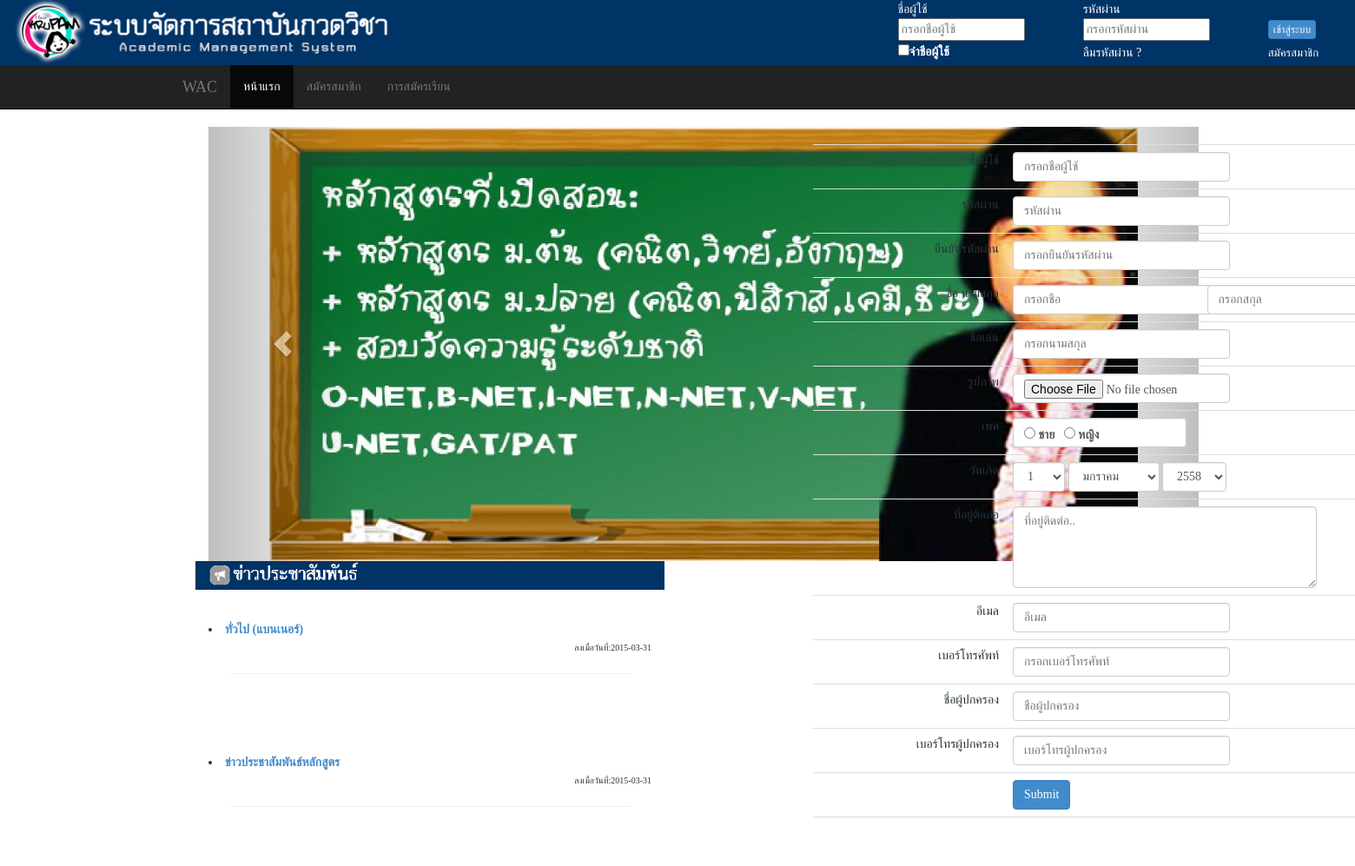
The app's page /index2.php with its own data.
### tables this page shows
CREATE TABLE `news` (
  `news_id` int(4) NOT NULL auto_increment,
  `title_news` varchar(50) NOT NULL,
  `news_type` varchar(255) NOT NULL,
  `content` varchar(100) NOT NULL,
  `banner` varchar(200) NOT NULL,
  `news_date` date NOT NULL,
  PRIMARY KEY  (`news_id`)
);

### news_show.php (the view, shortened to what this page needs)
<div class="table-responsive">
  <table width="100%" height="306px" border="0" align="right" cellpadding="2" cellspacing="2">
  <?php
  	$sql="select * from news order by news_id DESC";
  	$result=mysql_query($sql);
  	while($row=mysql_fetch_array($result)){
  		if($row['news_type']=="0"){
              $link="/new_training/list_course.php";
          }elseif($row['news_type']=="1") {
              $link="news_content.php?news_id=$row[0]";
          }elseif($row['news_type']=="2") {
              $link="news_content.php?news_id=$row[0]";
          }else {
              $link=$row['news_type'];
          }
  ?>
  	<tr>
  		<td height="81">
     		  <li><strong><a href="<?=$link; ?>" target="_blank" ><?php echo $row["title_news"] ?></a></strong><br>
  	        <p align="right"><font size="-2">ลงเมื่อวันที่:<?php echo $row["news_date"] ?></font></p></li>
     		  <hr / width="90%">
      </td>
    </tr>
  <?php
  	}
  ?>
  </table>
</div>

### style.css (style rules this page uses)
a { text-decoration:none; color: #006699; }
body { margin: 0px; padding: 0px; background: #f8f8f8 }
div,td { font-family: Tahoma; font-size: 14px; color: #28333A; }

### records on screen
news: title_news "ทั่วไป (แบนเนอร์)", news_date "2015-03-31"
news: title_news "ข่าวประชาสัมพันธ์หลักสูตร", news_date "2015-03-31"

### other values on screen
form field d "1"
form field y "2558"
